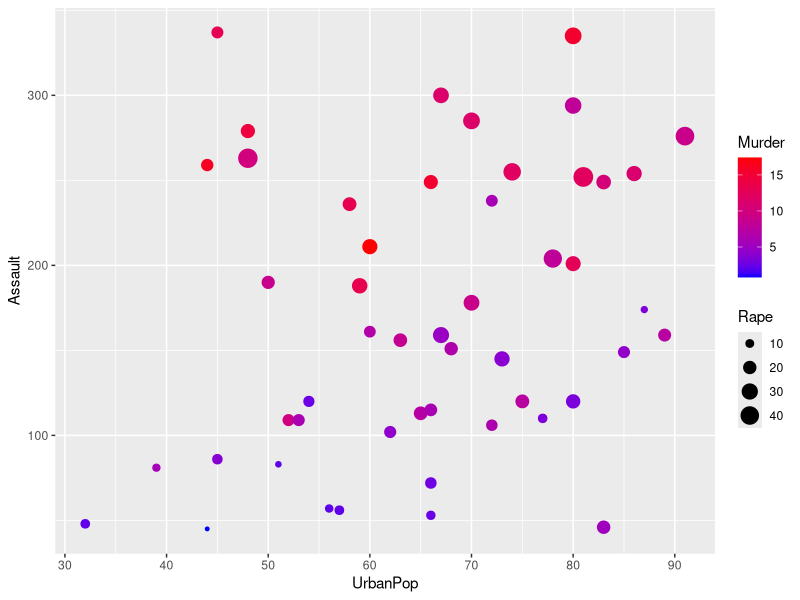
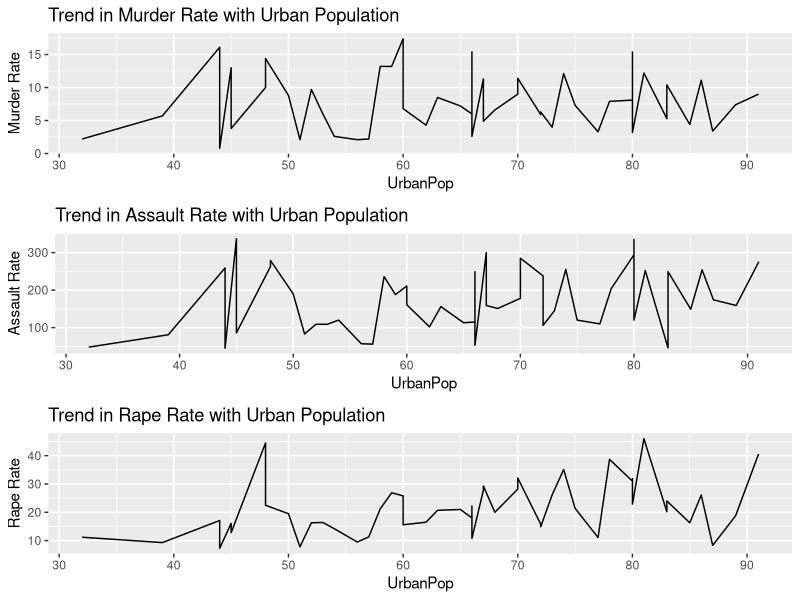
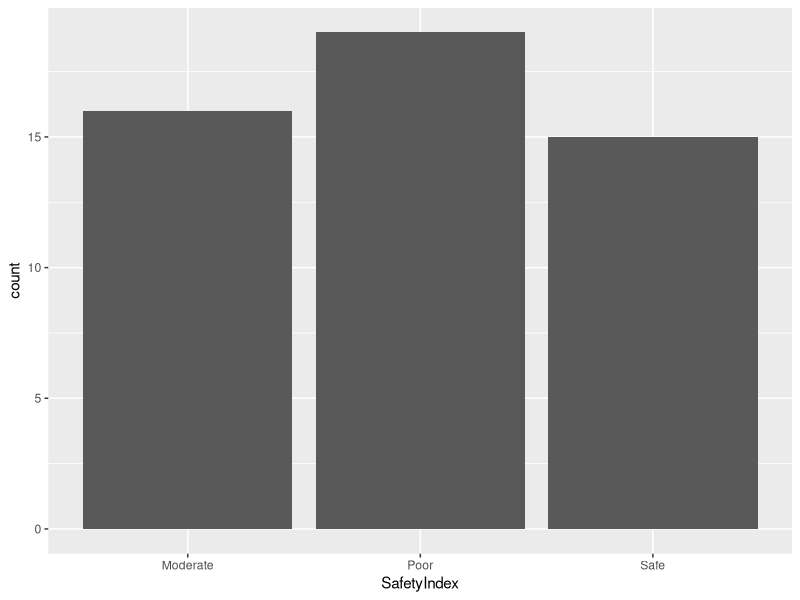

Reproduce these figures in R, in order.
library(tidyverse)
library(ggplot2)
library(gridExtra)

data<-USArrests                           

# checking if the data is a frame or a tibble, and the data is a dataframe
is.data.frame(data)

# added a categorical variable as SafetyIndex. To calculate safety index I created a new column as CrimeRate
# This is just sum of all the columns for particular row, then based on this I filled in the safety index.
data$CrimeRate <- rowSums(data)
data$SafetyIndex <- c(0*50)

for (i in 1:50) {
  if(data[i,"CrimeRate"] < 200){
    data[i,6] <- "Safe"
  }else if(data[i,"CrimeRate"]>=200 && data[i,"CrimeRate"]<300){
    data[i,6] <- "Moderate"
  }else if(data[i,"CrimeRate"]>=300){
    data[i,6] <- "Poor" 
  }
}

#  converted row names to state column
data$State <- attributes(data)$row.names

# we will be converting the data frame to a tibble as its a neater format of the data frame
# and it is used with the tidyverse and ggplot2 packages

data_tib <- as_tibble(data)
is_tibble(data_tib)

# Performing checks to determine quality of the data (missing values, out liners, etc.)
sum(is.na(data_tib))

# There are no missing values in the data set.

# This is the description of the data
summary(data_tib)

nrow(data_tib)
ncol(data_tib)
# How big is it (number of observations, variables) : 50 observations (Rows), 7 variables (Columns)

is.numeric(data_tib$Murder)
is.numeric(data_tib$Assault)
is.numeric(data_tib$UrbanPop)
is.numeric(data_tib$Rape)
is.numeric(data_tib$CrimeRate)
is.numeric(data_tib$SafetyIndex)
is.numeric(data_tib$State)
# how many numeric variables : 5 variables are numeric
# how many categorical variables : 2 variable (State and SafetyIndex) is Categorical

# description of the variables : 
  # 1. Murder: Numeric 0-18
  # 2. Assault: Numeric 0-350
  # 3. UrbanPop: Numeric, urban population percentage 30-100
  # 4. Rape: Numeric 0-50
  # 5. State: String, Name of the state

# Are there any missing values? No
sum(is.na(data_tib))

# Any duplicate rows? There are no duplicate values
sum(duplicated(data_tib))

# Summary of the data
summary(data_tib)

# Computing murder rate as per the SafetyIndex
aggregate(data_tib$Murder, by = list(data_tib$SafetyIndex), FUN = summary)

# Relationship between variables: Here I am plotting the crime rate based on the urban population,
relationship_graph <- ggplot(data_tib, aes(x = UrbanPop, y = Assault, color = Murder, size = Rape)) +
  geom_point() + scale_color_continuous(name = "Murder", low = "blue", high = "red") + scale_size_continuous(name = "Rape")

relationship_graph

# Line plot for Murder vs. UrbanPop
murder_trend <- ggplot(data_tib, aes(x = UrbanPop, y = Murder)) +
  geom_line() +
  labs(title = "Trend in Murder Rate with Urban Population",
       x = "UrbanPop",
       y = "Murder Rate")

# Line plot for Assault vs. UrbanPop
assault_trend <- ggplot(data_tib, aes(x = UrbanPop, y = Assault)) +
  geom_line() +
  labs(title = "Trend in Assault Rate with Urban Population",
       x = "UrbanPop",
       y = "Assault Rate")

# Line plot for Rape vs. UrbanPop
rape_trend <- ggplot(data_tib, aes(x = UrbanPop, y = Rape)) +
  geom_line() + labs(title = "Trend in Rape Rate with Urban Population",
       x = "UrbanPop",
       y = "Rape Rate")

# here is the trend of all the variables against the urban population
grid.arrange(murder_trend, assault_trend, rape_trend, ncol = 1)

# Summary of the data: there are overall 15 safe, 16 moderate and 19 poor state in the country 
data_tib %>% group_by(SafetyIndex) %>% summarise(count = n()) %>% ggplot() + geom_bar(mapping = aes(x = SafetyIndex, y = count),  stat = "identity" )


# Finally I have been able to compute which states are safer to live in compared to others, as well as I am able to 
# analyze the crime rate compared to the urban population in the state.